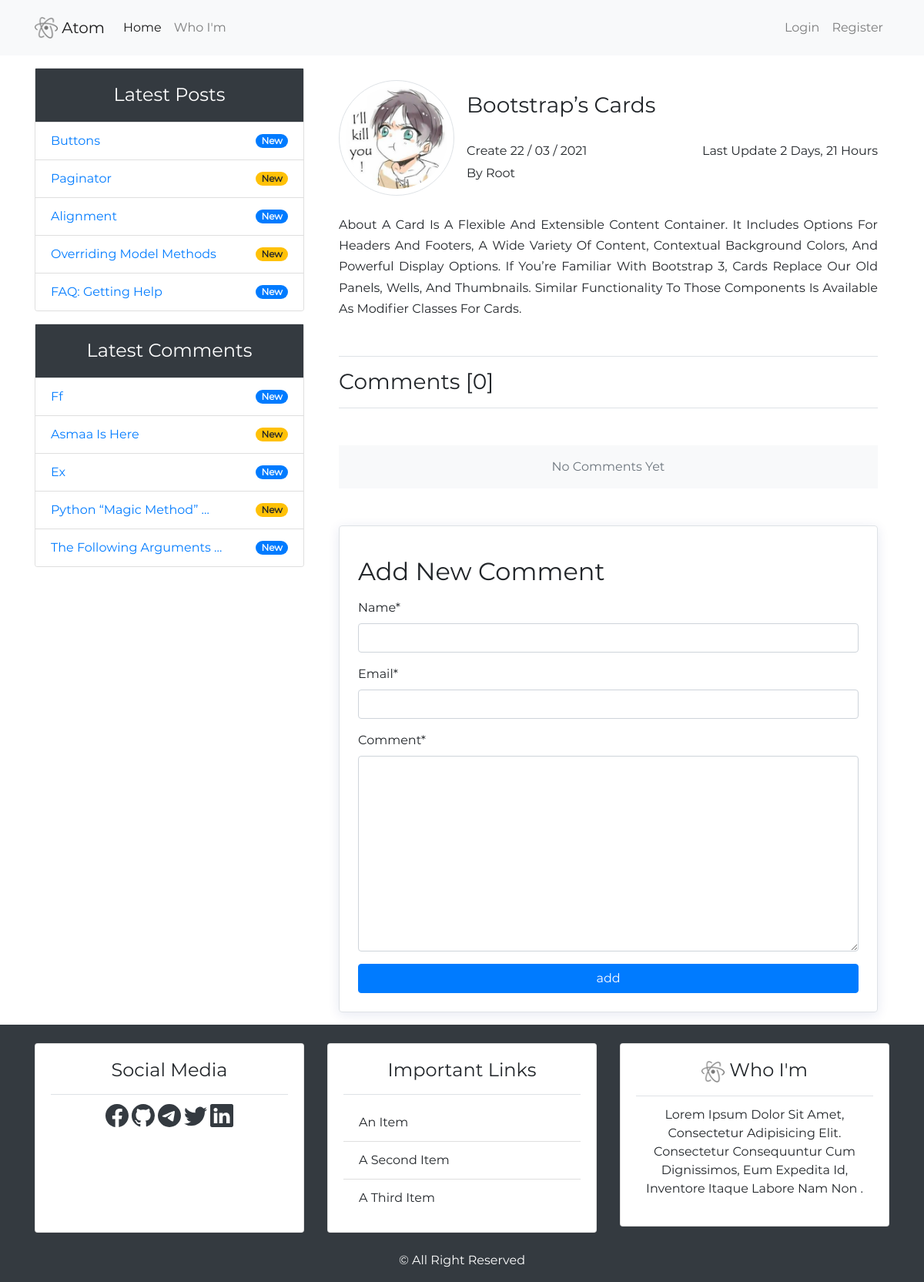
Page /post-details/2 on the earlier database version.
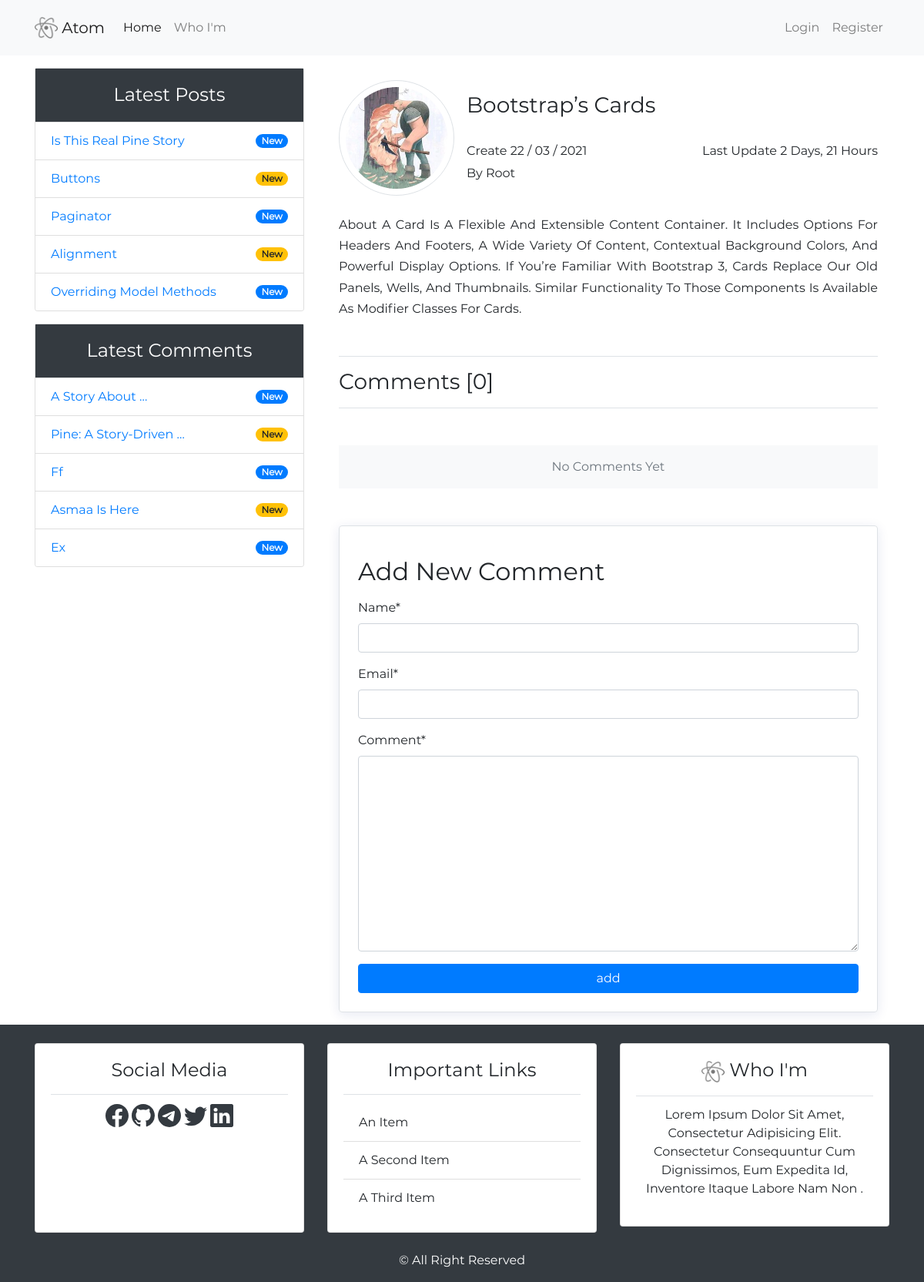
Same page on the later database version.
### blog_app/models.py (models this page shows, shortened)
class Post(models.Model):
    title = models.CharField(max_length=100)
    author = models.ForeignKey(User, on_delete=models.CASCADE)
    date_create = models.DateTimeField(default=timezone.now)
    date_update = models.DateTimeField(auto_now=True)
    content = models.TextField()
    class Meta:
        ordering = ('-date_update',)

class Comment(models.Model):
    name = models.CharField(max_length=50)
    email = models.EmailField()
    date = models.DateTimeField(auto_now_add=True)
    content = models.TextField(verbose_name='comment')
    active = models.BooleanField(default=False)
    post = models.ForeignKey(Post, on_delete=models.CASCADE, related_name='comment')
    class Meta:
        ordering = ('-date',)

### user_app/models.py (models this page shows, shortened)
class UserProfile(models.Model):
    image = models.ImageField(default='default.jpg', upload_to='users_photos/%Y/%m/%d/')
    user = models.OneToOneField(User, on_delete=models.CASCADE)

### blog_app/views.py (the view, shortened to what this page needs)
# urls.py: path('post-details/<int:post_id>', views.details, name='post_details'),
def details(request, post_id):
	current_post = get_object_or_404(models.Post, pk=post_id)
	comment_form = NewComment()
	data = {
		'current_post': current_post,
		'page_name': current_post.title.title(),
		'db_objects_posts': models.Post.objects.all()[:5],
		'db_objects_comments': current_post.comment.filter(active=True),
		'comment_form': comment_form,
	}
	return render(request, 'blog_app/post_details.html', data)

### blog_app/forms.py
class NewComment(forms.ModelForm):
    class Meta:
        model = Comment
        fields = ('name', 'email', 'content')

### blog_app/templatetags/post_tag.py (called while the page is built)
@register.inclusion_tag('blog_app/latest_posts.html')
def latest_posts():
    data = {
        'latest_posts': Post.objects.all()[:5],
    }
    return data

@register.inclusion_tag('blog_app/latest_comments.html')
def latest_comments():
    data = {
        'latest_comments': Comment.objects.filter(active=True)[:5],
    }
    return data

### blog_app/templates/blog_app/post_details.html (shortened to what this page needs)
{% extends 'base.html' %}{% load crispy_forms_filters %}
{% load static %}
{% load crispy_forms_tags %}
{% block content %}
    <div class="container">
        <div class="media my-3 ">
            <img src="{{ current_post.author.userprofile.image.url }}" class="align-self-start mr-3 rounded-circle border-muted border p-2" alt="user {{ current_post.author }} img" width="150px" height="150px">
            <div class="media-body pt-3">
                <div class="d-flex mb-3 justify-content-between align-items-center">
                    <h3 class="mt-0 ">{{  current_post.title }}</h3>
                </div>
                <p class="h6 pt-2 d-flex justify-content-between"> create {{ current_post.date_create|date:'d / m / Y' }} <span>last update {{ current_post.date_update|timesince }}</span></p>
                <p>by {{  current_post.author }} </p>
            </div>
        </div>
        <p class="my-4" style="line-height: 1.7;text-align: justify;">{{ current_post.content}}</p>
        <h3 class="my-5 py-3 border-bottom border-top">comments [{{ db_objects_comments.count|default:'0' }}]</h3>
        <div class="bg-light p-3">
            {% if db_objects_comments %}
                {% for comment in db_objects_comments %}
                    <div class="comment my-3 p-3 bg-white border rounded border-muted nice-shadow" >
                        <div class="media">
                            <img src="{{ comment.post.author.userprofile.image.url }}" class="align-self-start mr-3 rounded-circle border-muted border p-1" alt="user photo" width="60px" height="60px">
                            <div class="media-body">
                                <h5 class="mt-1">{{ comment.name}}</h5>
                                <small class="d-block">since {{ comment.date|timesince }}</small>
                            </div>
                        </div>
                        <p class="mt-3">{{ comment.content }}</p>
                    </div>
                {% endfor %}
            {% else %}
                <p class="m-0 text-center text-muted">no comments yet</p>
            {% endif %}
        </div>
        <div class="mt-5 border rounded nice-shadow border-muted p-4">
            <h2 class="my-3">add new comment</h2>
            <form action="" method="post">
                {{ comment_form|crispy }}
                <input type="submit" value="add" class="btn-primary btn btn-block">
            </form>
        </div>
    </div>
{% endblock content %}

### blog_app/templates/blog_app/latest_posts.html
{% if latest_posts %}
    {% for post in latest_posts %}
        <li class="list-group-item d-flex justify-content-between"><a href="{% url 'blog_app:post_details' post.id %}" class="">{{ post.title }} </a> <small class="badge {% cycle 'badge-primary' 'badge-warning' %} badge-pill align-self-center">new</small></li>
    {% endfor %}
{% else %}
    <li class="list-group-item">no posts yet</li>
{% endif %}

### blog_app/templates/blog_app/latest_comments.html
{% if latest_comments %}
    {% for comment in latest_comments %}
        <li class="list-group-item d-flex justify-content-between"><a href="{% url 'blog_app:post_details' comment.post.id %}" class="">{{ comment.content|truncatewords:3 }}</a> <small class="badge {% cycle 'badge-primary' 'badge-warning' %} badge-pill align-self-center">new</small></li>
    {% endfor %}
{% else %}
    <li class="list-group-item">no comments yet</li>
{% endif %}

Differences in the rows shown:
no longer on this page (row unchanged): Post: title "FAQ: Getting Help"
no longer on this page (row unchanged): Comment: content "Python “magic Method” …"
no longer on this page (row unchanged): Comment: content "The Following Arguments …"
added Post: title "Is This Real Pine Story"
added Comment: content "A Story About …"
added Comment: content "Pine: A Story-Driven …"
changed through a linked row, Post "Bootstrap’s Cards": author.userprofile.image: a different picture
